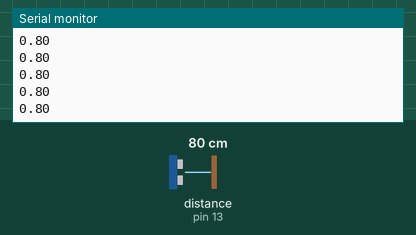
The sketch below on a simulated Arduino Uno, built with avr-gcc and run on an emulated ATmega328P. Parts: the last lines printed to the serial monitor. Wiring (inferred from the names in the program): ultrasonic range finder: trigger pin 11; echo pin 13. The inputs (shaded band) are chosen by the test bench; at power-on: distance to the obstacle (sensor on pin 13) 80 cm. The echo pulse lasts 58.3 µs per cm.

Above: at 1.2 s.
1.3 s: distance to the obstacle (sensor on pin 13) set to 2 cm
At 1.51 s:
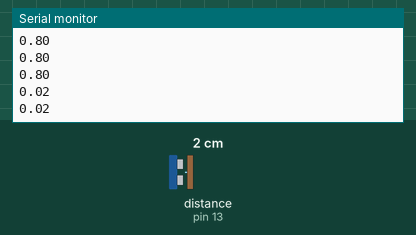
2.8 s: distance to the obstacle (sensor on pin 13) set to 4 cm
At 2.85 s:
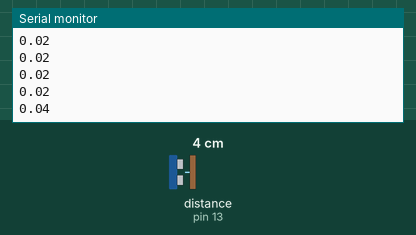
Timing chart, 0 to 5.8 s (numbered marks = the images above; inputs shaded):
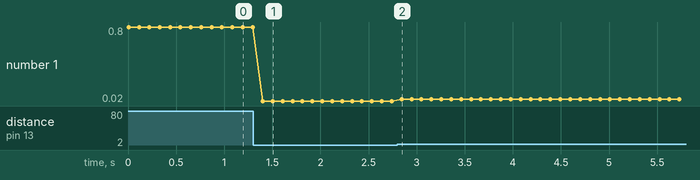

Measured:
- after the input at 1.3 s, the serial monitor: prints a new line after 0.10 s (image 1)
- after the input at 2.8 s, the serial monitor: prints a new line at once (image 2)
- plotted number 1: 0.8 → 0.02 after the input at 1.3 s, 0.02 → 0.04 after the input at 2.8 s

The sketch:

11_distance_sensor.ino
```cpp
// Distance sensor using an Ultrasonic Sensor

int trig = 11;
int echo = 13;
float ping;
float dist;
float sspeed;

void setup()
{
    // put your setup code here, to run once:
    Serial.begin(9600);
    pinMode(trig, OUTPUT);
    pinMode(echo, INPUT);
}

void loop()
{
    // put your main code here, to run repeatedly:
    digitalWrite(trig, LOW);
    delayMicroseconds(2000);
    digitalWrite(trig, HIGH);
    delayMicroseconds(15);
    digitalWrite(trig, LOW);
    delayMicroseconds(10);

    ping = pulseIn(echo, HIGH);
    ping = ping / 1000000;
    ping = ping / 2;
    dist = ping * 343;
    Serial.println(dist);
    delay(100);
}
```
